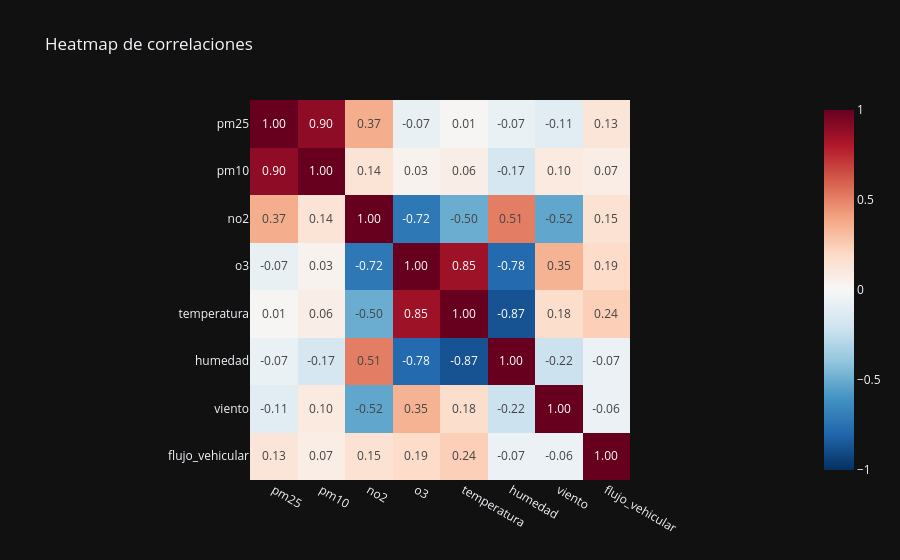

Notebook code for this chart:
### Code cell
visualizar.graficar_heatmap_correlaciones()

### Figure 1 — Plotly figure (JSON) as saved in the notebook; plotly's stock layout.template omitted (floating-point values rounded to 4 significant figures)
{"data": [{"coloraxis": "coloraxis", "name": "0", "texttemplate": "%{z:.2f}", "x": ["pm25", "pm10", "no2", "o3", "temperatura", "humedad", "viento", "flujo_vehicular"], "y": ["pm25", "pm10", "no2", "o3", "temperatura", "humedad", "viento", "flujo_vehicular"], "z": [[1.0, 0.8965, 0.3672, -0.07391, 0.01475, -0.06955, -0.1094, 0.1279], [0.8965, 1.0, 0.137, 0.03451, 0.06484, -0.1745, 0.09609, 0.07395], [0.3672, 0.137, 1.0, -0.7216, -0.498, 0.5143, -0.524, 0.1483], [-0.07391, 0.03451, -0.7216, 1.0, 0.8528, -0.7839, 0.3482, 0.1932], [0.01475, 0.06484, -0.498, 0.8528, 1.0, -0.8694, 0.1789, 0.2447], [-0.06955, -0.1745, 0.5143, -0.7839, -0.8694, 1.0, -0.2174, -0.06519], [-0.1094, 0.09609, -0.524, 0.3482, 0.1789, -0.2174, 1.0, -0.06455], [0.1279, 0.07395, 0.1483, 0.1932, 0.2447, -0.06519, -0.06455, 1.0]], "type": "heatmap", "xaxis": "x", "yaxis": "y", "hovertemplate": "x: %{x}<br>y: %{y}<br>color: %{z}<extra></extra>"}], "layout": {"xaxis": {"anchor": "y", "domain": [0.0, 1.0], "scaleanchor": "y", "constrain": "domain"}, "yaxis": {"anchor": "x", "domain": [0.0, 1.0], "autorange": "reversed", "constrain": "domain"}, "coloraxis": {"colorscale": [[0.0, "rgb(5,48,97)"], [0.1, "rgb(33,102,172)"], [0.2, "rgb(67,147,195)"], [0.3, "rgb(146,197,222)"], [0.4, "rgb(209,229,240)"], [0.5, "rgb(247,247,247)"], [0.6, "rgb(253,219,199)"], [0.7, "rgb(244,165,130)"], [0.8, "rgb(214,96,77)"], [0.9, "rgb(178,24,43)"], [1.0, "rgb(103,0,31)"]], "cmin": -1, "cmax": 1, "autocolorscale": false}, "title": {"text": "Heatmap de correlaciones"}}}
